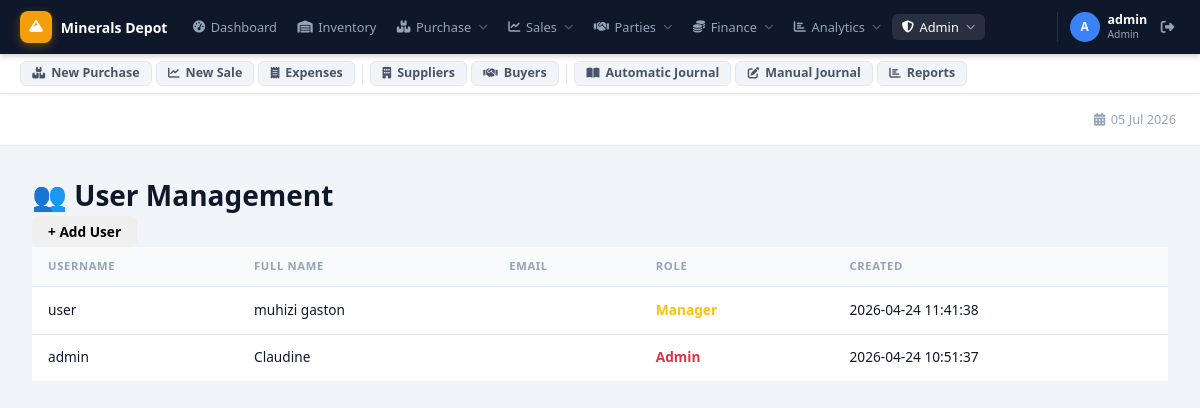
/sql/users.php (signed in), run on an earlier commit of the app's database.
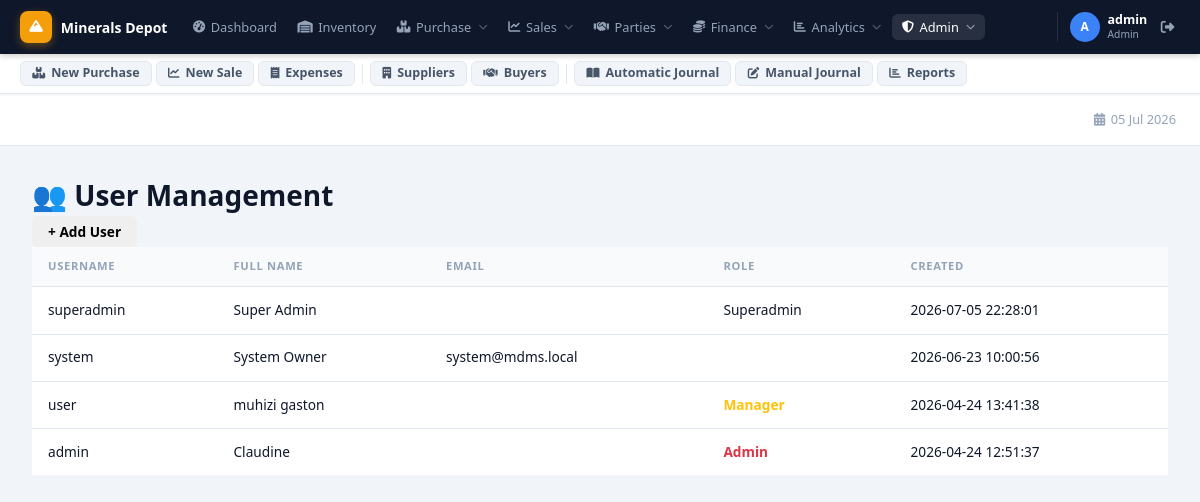
And on a later commit of the database.
### tables this page shows
CREATE TABLE `users` (
  `id` int(11) NOT NULL AUTO_INCREMENT,
  `username` varchar(50) NOT NULL,
  `password` varchar(255) NOT NULL,
  `full_name` varchar(100) NOT NULL,
  `email` varchar(100) DEFAULT NULL,
  `role` enum('admin','manager','storekeeper','superadmin') NOT NULL DEFAULT 'manager',
  `created_at` timestamp NOT NULL DEFAULT current_timestamp(),
  PRIMARY KEY (`id`),
  UNIQUE KEY `username` (`username`)
);

### sql/users.php (the view, shortened to what this page needs)
<?php
require_once 'config/database.php';
$users = $pdo->query("SELECT * FROM users ORDER BY created_at DESC")->fetchAll();
?>
<!DOCTYPE html>
<html>
<head>
    <link rel="stylesheet" href="css/style.css">
</head>
<body>
    <?php include 'includes/header.php'; ?>
    <div class="container">
        <h1>👥 User Management</h1>
        <button onclick="toggleForm()" class="btn">+ Add User</button>
        <table class="data-table">
            <thead><tr><th>Username</th><th>Full Name</th><th>Email</th><th>Role</th><th>Created</th></tr></thead>
            <tbody>
                <?php foreach($users as $user): ?>
                <tr>
                    <td><?= htmlspecialchars($user['username']) ?></td>
                    <td><?= htmlspecialchars($user['full_name']) ?></td>
                    <td><?= $user['email'] ?></td>
                    <td><span class="role-<?= $user['role'] ?>"><?= ucfirst($user['role']) ?></span></td>
                    <td><?= $user['created_at'] ?></td>
                </tr>
                <?php endforeach; ?>
            </tbody>
        </table>
    </div>
    <?php include 'includes/footer.php'; ?>
</body>
</html>

What changed in the data, as far as the page shows it:
added users: username "superadmin", full_name "Super Admin", role "Superadmin", created_at "2026-07-05 22:28:01"
added users: username "system", full_name "System Owner", email "system@mdms.local", created_at "2026-06-23 10:00:56"
changed users "user": created_at "2026-04-24 11:41:38" → "2026-04-24 13:41:38"
changed users "admin": created_at "2026-04-24 10:51:37" → "2026-04-24 12:51:37"
